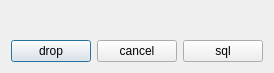
<?xml version="1.0" encoding="UTF-8"?>
<ui version="4.0">
 <class>dialog_drop</class>
 <widget class="QDialog" name="dialog_drop">
  <property name="geometry">
   <rect>
    <x>0</x>
    <y>0</y>
    <width>259</width>
    <height>73</height>
   </rect>
  </property>
  <property name="windowTitle">
   <string>layer dropping</string>
  </property>
  <property name="windowIcon">
   <iconset resource="resource.qrc">
    <normaloff>:/res/wheel.png</normaloff>:/res/wheel.png</iconset>
  </property>
  <layout class="QHBoxLayout" name="horizontalLayout_3">
   <item>
    <layout class="QVBoxLayout" name="verticalLayout">
     <item>
      <layout class="QHBoxLayout" name="horizontalLayout">
       <item>
        <widget class="QLabel" name="label">
         <property name="text">
          <string/>
         </property>
         <property name="alignment">
          <set>Qt::AlignCenter</set>
         </property>
        </widget>
       </item>
      </layout>
     </item>
     <item>
      <layout class="QHBoxLayout" name="horizontalLayout_2">
       <item>
        <widget class="QPushButton" name="drop_button">
         <property name="text">
          <string>drop</string>
         </property>
        </widget>
       </item>
       <item>
        <widget class="QPushButton" name="cancel_button">
         <property name="text">
          <string>cancel</string>
         </property>
        </widget>
       </item>
       <item>
        <widget class="QPushButton" name="sql_button">
         <property name="text">
          <string>sql</string>
         </property>
        </widget>
       </item>
      </layout>
     </item>
    </layout>
   </item>
  </layout>
 </widget>
 <tabstops>
  <tabstop>drop_button</tabstop>
  <tabstop>cancel_button</tabstop>
  <tabstop>sql_button</tabstop>
 </tabstops>
 <resources>
  <include location="resource.qrc"/>
 </resources>
 <connections/>
</ui>
